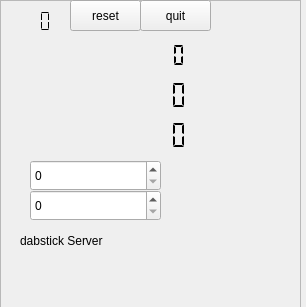
<?xml version="1.0" encoding="UTF-8"?>
<ui version="4.0">
 <class>Form</class>
 <widget class="QWidget" name="Form">
  <property name="geometry">
   <rect>
    <x>0</x>
    <y>0</y>
    <width>306</width>
    <height>307</height>
   </rect>
  </property>
  <property name="windowTitle">
   <string>Form</string>
  </property>
  <widget class="QFrame" name="frame">
   <property name="geometry">
    <rect>
     <x>0</x>
     <y>0</y>
     <width>301</width>
     <height>311</height>
    </rect>
   </property>
   <property name="frameShape">
    <enum>QFrame::StyledPanel</enum>
   </property>
   <property name="frameShadow">
    <enum>QFrame::Raised</enum>
   </property>
   <widget class="QLCDNumber" name="rateDisplay">
    <property name="geometry">
     <rect>
      <x>60</x>
      <y>80</y>
      <width>141</width>
      <height>31</height>
     </rect>
    </property>
    <property name="frameShape">
     <enum>QFrame::NoFrame</enum>
    </property>
    <property name="lineWidth">
     <number>2</number>
    </property>
    <property name="digitCount">
     <number>8</number>
    </property>
    <property name="segmentStyle">
     <enum>QLCDNumber::Flat</enum>
    </property>
   </widget>
   <widget class="QLabel" name="label">
    <property name="geometry">
     <rect>
      <x>20</x>
      <y>230</y>
      <width>141</width>
      <height>21</height>
     </rect>
    </property>
    <property name="text">
     <string>dabstick Server</string>
    </property>
   </widget>
   <widget class="QLabel" name="statusLabel">
    <property name="geometry">
     <rect>
      <x>150</x>
      <y>230</y>
      <width>121</width>
      <height>21</height>
     </rect>
    </property>
    <property name="text">
     <string/>
    </property>
   </widget>
   <widget class="QLCDNumber" name="actualAttenuation">
    <property name="geometry">
     <rect>
      <x>10</x>
      <y>10</y>
      <width>51</width>
      <height>23</height>
     </rect>
    </property>
    <property name="frameShape">
     <enum>QFrame::NoFrame</enum>
    </property>
    <property name="lineWidth">
     <number>0</number>
    </property>
    <property name="digitCount">
     <number>3</number>
    </property>
    <property name="segmentStyle">
     <enum>QLCDNumber::Flat</enum>
    </property>
   </widget>
   <widget class="QLCDNumber" name="freqDisplay">
    <property name="geometry">
     <rect>
      <x>60</x>
      <y>40</y>
      <width>131</width>
      <height>31</height>
     </rect>
    </property>
    <property name="frameShape">
     <enum>QFrame::NoFrame</enum>
    </property>
    <property name="digitCount">
     <number>10</number>
    </property>
    <property name="segmentStyle">
     <enum>QLCDNumber::Flat</enum>
    </property>
   </widget>
   <widget class="QLCDNumber" name="outRateDisplay">
    <property name="geometry">
     <rect>
      <x>60</x>
      <y>120</y>
      <width>141</width>
      <height>31</height>
     </rect>
    </property>
    <property name="frameShape">
     <enum>QFrame::NoFrame</enum>
    </property>
    <property name="digitCount">
     <number>8</number>
    </property>
    <property name="segmentStyle">
     <enum>QLCDNumber::Flat</enum>
    </property>
   </widget>
   <widget class="QPushButton" name="resetButton">
    <property name="geometry">
     <rect>
      <x>70</x>
      <y>0</y>
      <width>71</width>
      <height>31</height>
     </rect>
    </property>
    <property name="text">
     <string>reset</string>
    </property>
   </widget>
   <widget class="QPushButton" name="quitButton">
    <property name="geometry">
     <rect>
      <x>140</x>
      <y>0</y>
      <width>71</width>
      <height>31</height>
     </rect>
    </property>
    <property name="text">
     <string>quit</string>
    </property>
   </widget>
   <widget class="QLabel" name="connectName">
    <property name="geometry">
     <rect>
      <x>30</x>
      <y>270</y>
      <width>231</width>
      <height>21</height>
     </rect>
    </property>
    <property name="text">
     <string/>
    </property>
   </widget>
   <widget class="QSpinBox" name="ppmOffset">
    <property name="geometry">
     <rect>
      <x>30</x>
      <y>160</y>
      <width>131</width>
      <height>31</height>
     </rect>
    </property>
   </widget>
   <widget class="QSpinBox" name="khzOffset">
    <property name="geometry">
     <rect>
      <x>30</x>
      <y>190</y>
      <width>131</width>
      <height>31</height>
     </rect>
    </property>
   </widget>
  </widget>
 </widget>
 <resources/>
 <connections/>
</ui>
